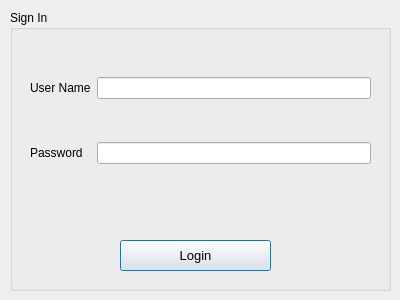
<?xml version="1.0" encoding="UTF-8"?>
<ui version="4.0">
 <class>Login</class>
 <widget class="QDialog" name="Login">
  <property name="geometry">
   <rect>
    <x>0</x>
    <y>0</y>
    <width>400</width>
    <height>300</height>
   </rect>
  </property>
  <property name="windowTitle">
   <string>Dialog</string>
  </property>
  <widget class="QGroupBox" name="groupBox">
   <property name="geometry">
    <rect>
     <x>10</x>
     <y>10</y>
     <width>381</width>
     <height>281</height>
    </rect>
   </property>
   <property name="title">
    <string>Sign In</string>
   </property>
   <widget class="QWidget" name="">
    <property name="geometry">
     <rect>
      <x>20</x>
      <y>30</y>
      <width>341</width>
      <height>161</height>
     </rect>
    </property>
    <layout class="QGridLayout" name="gridLayout">
     <item row="0" column="0">
      <widget class="QLabel" name="label">
       <property name="text">
        <string>User Name</string>
       </property>
       <property name="buddy">
        <cstring>username</cstring>
       </property>
      </widget>
     </item>
     <item row="1" column="0">
      <widget class="QLabel" name="label_2">
       <property name="text">
        <string>Password</string>
       </property>
       <property name="buddy">
        <cstring>password</cstring>
       </property>
      </widget>
     </item>
     <item row="1" column="1">
      <widget class="QLineEdit" name="password"/>
     </item>
     <item row="0" column="1">
      <widget class="QLineEdit" name="username"/>
     </item>
    </layout>
   </widget>
   <widget class="QPushButton" name="submit">
    <property name="geometry">
     <rect>
      <x>110</x>
      <y>230</y>
      <width>151</width>
      <height>31</height>
     </rect>
    </property>
    <property name="font">
     <font>
      <pointsize>10</pointsize>
     </font>
    </property>
    <property name="text">
     <string>Login</string>
    </property>
   </widget>
  </widget>
 </widget>
 <resources/>
 <connections/>
</ui>
